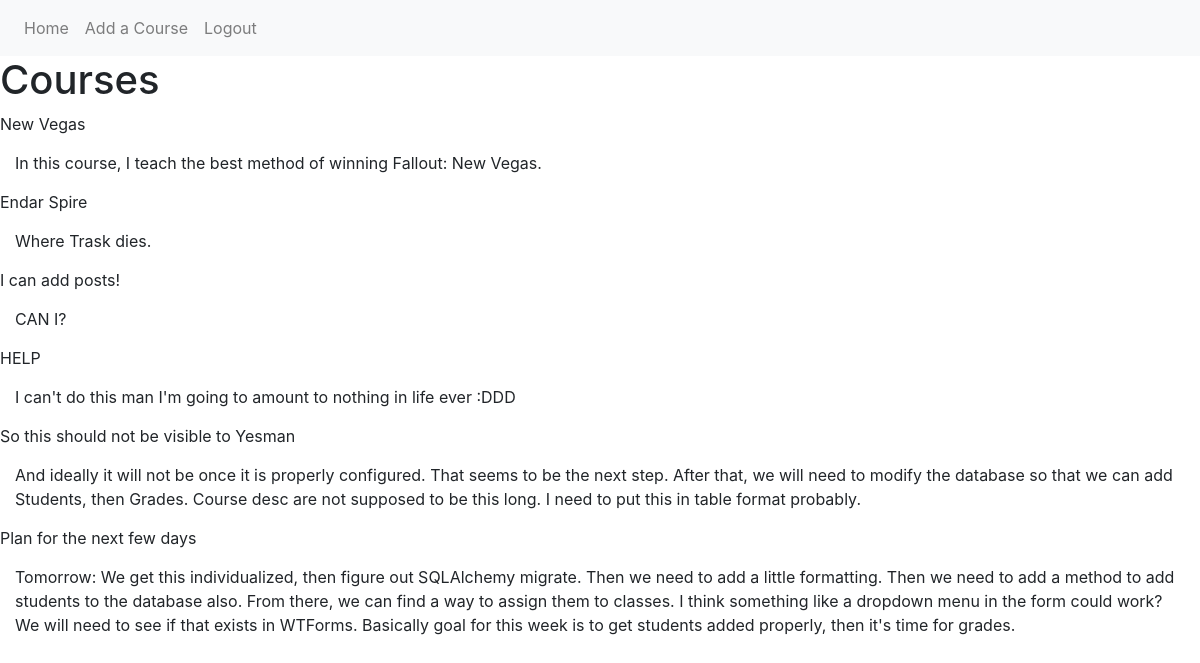
Before: /course/home (signed in) with the older database file.
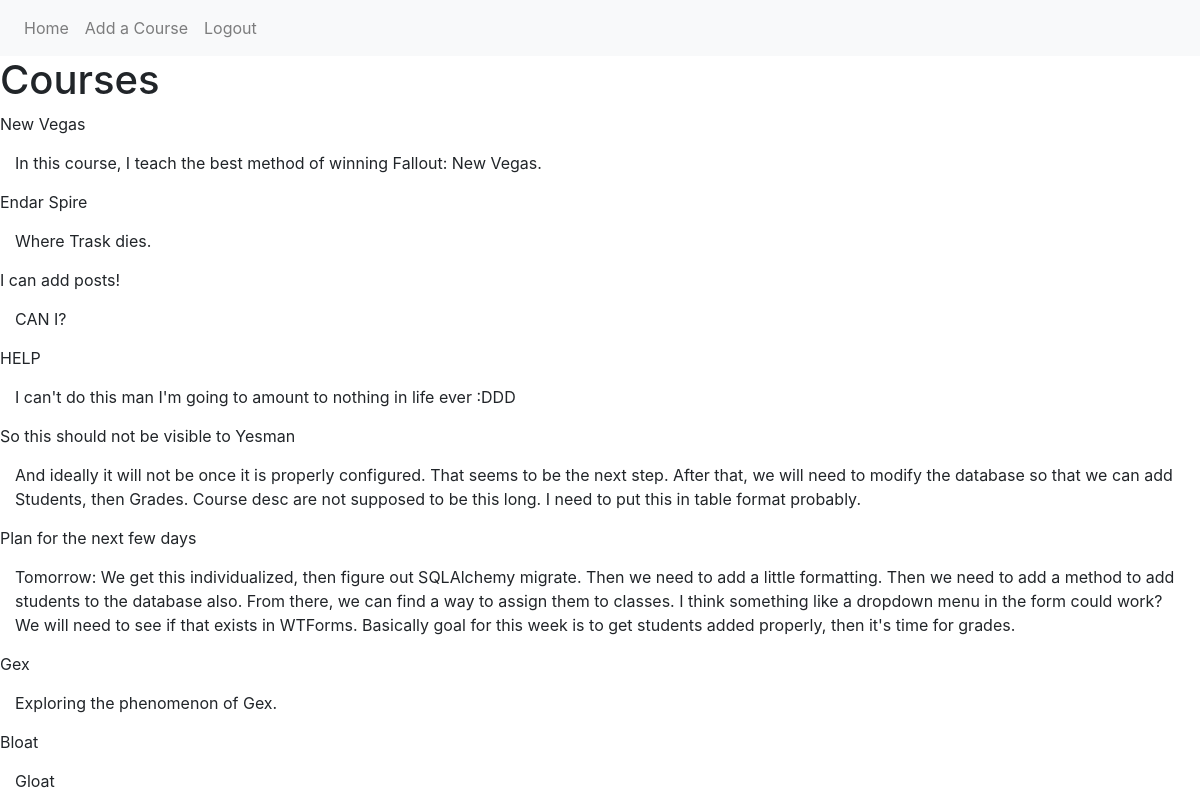
After: the same page with the newer database file.
### guide_and_teach/models.py (models this page shows, shortened)
class Course(db.Model):
    id = db.Column(db.Integer, primary_key=True)
    course_title = db.Column(db.String(100), nullable=False)
    course_desc = db.Column(db.Text, nullable=False)
    user_id = db.Column(db.Integer, db.ForeignKey('user.id'), nullable=False)

### guide_and_teach/routes.py (the view)
@app.route('/course/home')
@login_required
def course_home():
    courses = Course.query.all()
    return render_template('courses_page.html', title='Courses', courses=courses)

### guide_and_teach/models.py (called while the page is built)
@login_manager.user_loader
def load_user(user_id):
    return User.query.get(int(user_id))

### guide_and_teach/templates/courses_page.html
{% extends "layout.html" %}
{% block content %}
    <h1>Courses</h1>
    {% for course in courses %}
        <article>
            {{ course.course_title }}
            <p>{{ course.course_desc }}</p>
        </article>
    {% endfor %}
{% endblock content %}

### guide_and_teach/templates/layout.html (shortened to what this page needs)
<!DOCTYPE html>
<html>
<head>
    <link rel="stylesheet" href="https://stackpath.bootstrapcdn.com/bootstrap/4.5.2/css/bootstrap.min.css">
    <link rel="stylesheet" type="text/css" href="{{ url_for('static', filename='style.css') }}">
</head>
<body>
    <nav class="navbar navbar-expand-lg navbar-light bg-light">
      {% if current_user.is_authenticated %}
        <div class="" id="navbarSupportedContent">
          <ul class="navbar-nav mr-auto">
            <li class="nav-item">
              <a class="nav-link" href="{{ url_for('home') }}">Home</a>
            </li>
            <li class="nav-item">
              <a class="nav-link" href="{{ url_for('create_course') }}">Add a Course</a>
            </li>
            <li class="nav-item">
              <a class="nav-link" href="{{ url_for('logout') }}">Logout</a>
            </li>
          </ul>
        </div>
        {% endif %}
      </nav>
    {% block content %}{% endblock %}
</body>
</html>

### guide_and_teach/static/style.css (style rules this page uses)
p { padding: 10px; margin: 5px; }

Changed rows visible on the page:
added Course: course_title "Gex", course_desc "Exploring the phenomenon of Gex."
added Course: course_title "Bloat", course_desc "Gloat"
